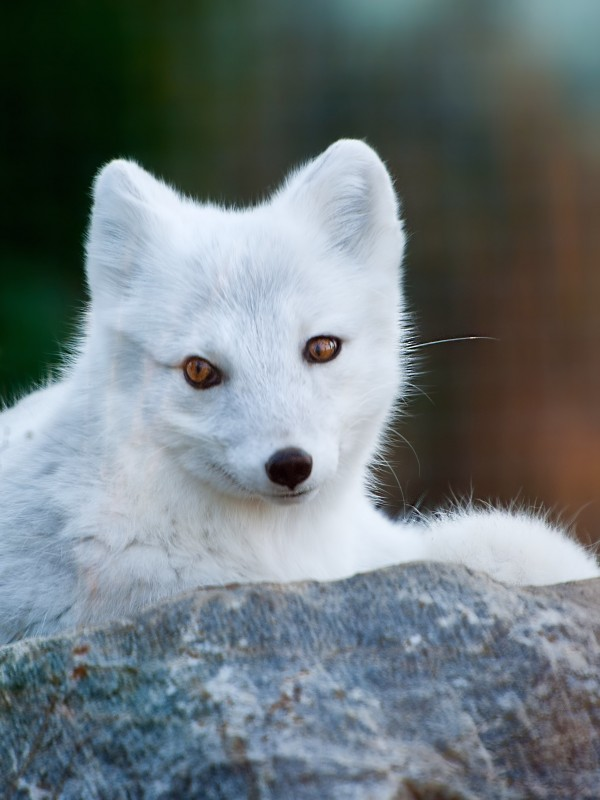
//> input picture hw_2/hw_2/fox.jpg, 600 x 800 px
$ ./test   (built with g++ and OpenCV 4)
//> lines starting //> are read from the running program, lines starting //| are printed output that depends on the picture
#include "opencv2/highgui/highgui.hpp"
#include "opencv2/imgproc/imgproc.hpp"
#include <iostream>
#include <stdio.h>

using namespace std;
using namespace cv;

/**
* @function main
*/
int main(int argc, char** argv)
{
	Mat src, dst;

	/// Load image
	src = imread("fox.jpg", 1);
//> src is the input picture: 800 rows x 600 cols, CV_8UC3; mean B, G, R 122.7, 119.4, 109.1

	if (!src.data)
	{
		return -1;
	}

	/// Separate the image in 3 places ( B, G and R )
	vector<Mat> bgr_planes;
	split(src, bgr_planes);
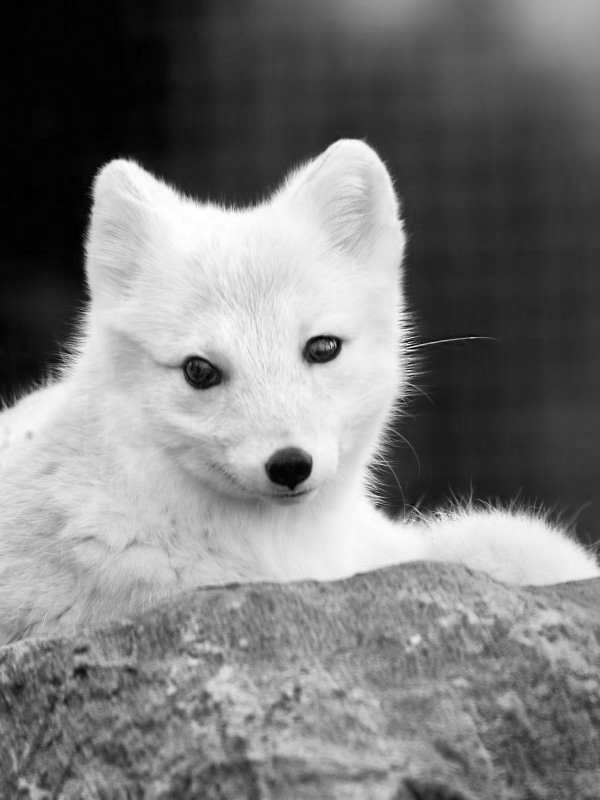
//> bgr_planes[0]: 800 rows x 600 cols, CV_8UC1; min 0, max 255, mean 122.7
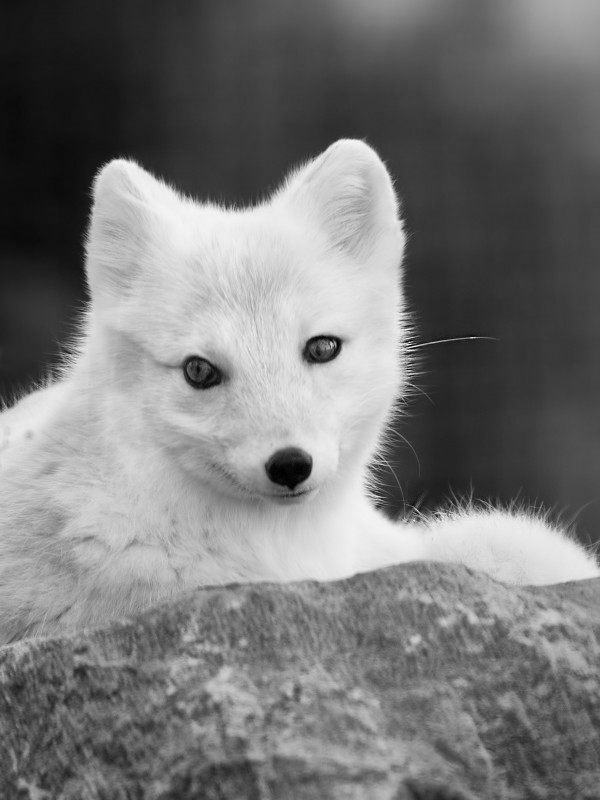
//> bgr_planes[1]: 800 rows x 600 cols, CV_8UC1; min 0, max 247, mean 119.4
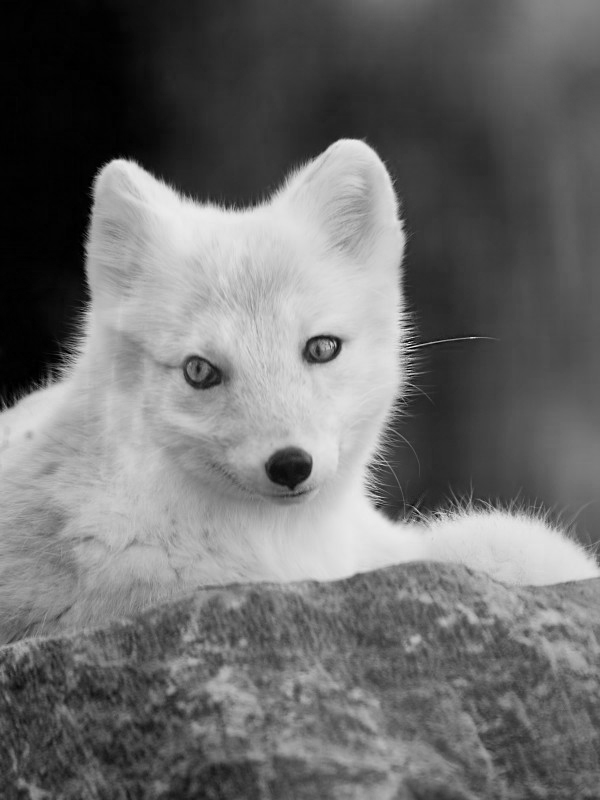
//> bgr_planes[2]: 800 rows x 600 cols, CV_8UC1; min 0, max 236, mean 109.1

	/// Establish the number of bins
	int histSize = 256;

	/// Set the ranges ( for B,G,R) )
	float range[] = { 0, 256 };
	const float* histRange = { range };

	bool uniform = true; bool accumulate = false;

	Mat b_hist, g_hist, r_hist;

	/// Compute the histograms:
	calcHist(&bgr_planes[0], 1, 0, Mat(), b_hist, 1, &histSize, &histRange, uniform, accumulate);
//> b_hist = 256 values, max 11159 at index 3, min 118 at index 0, mean 1875
	calcHist(&bgr_planes[1], 1, 0, Mat(), g_hist, 1, &histSize, &histRange, uniform, accumulate);
//> g_hist = 256 values, max 6038 at index 56, min 0 at index 248, mean 1875
	calcHist(&bgr_planes[2], 1, 0, Mat(), r_hist, 1, &histSize, &histRange, uniform, accumulate);
//> r_hist = 256 values, max 13860 at index 2, min 0 at index 237, mean 1875

	// Draw the histograms for B, G and R
	int hist_w = 512; int hist_h = 400;
	int bin_w = cvRound((double)hist_w / histSize);

	Mat histImage(hist_h, hist_w, CV_8UC3, Scalar(0, 0, 0));

	/// Normalize the result to [ 0, histImage.rows ]
	normalize(b_hist, b_hist, 0, histImage.rows, NORM_MINMAX, -1, Mat());
//> b_hist = 256 values, max 400 at index 3, min 0 at index 0, mean 63.65
	normalize(g_hist, g_hist, 0, histImage.rows, NORM_MINMAX, -1, Mat());
//> g_hist = 256 values, max 400 at index 56, min 0 at index 248, mean 124.2
	normalize(r_hist, r_hist, 0, histImage.rows, NORM_MINMAX, -1, Mat());
//> r_hist = 256 values, max 400 at index 2, min 0 at index 237, mean 54.11

	/// Draw for each channel
	for (int i = 1; i < histSize; i++)
	{
		line(histImage, Point(bin_w*(i - 1), hist_h - cvRound(b_hist.at<float>(i - 1))),
			Point(bin_w*(i), hist_h - cvRound(b_hist.at<float>(i))),
			Scalar(255, 0, 0), 2, 8, 0);
		line(histImage, Point(bin_w*(i - 1), hist_h - cvRound(g_hist.at<float>(i - 1))),
			Point(bin_w*(i), hist_h - cvRound(g_hist.at<float>(i))),
			Scalar(0, 255, 0), 2, 8, 0);
		line(histImage, Point(bin_w*(i - 1), hist_h - cvRound(r_hist.at<float>(i - 1))),
			Point(bin_w*(i), hist_h - cvRound(r_hist.at<float>(i))),
			Scalar(0, 0, 255), 2, 8, 0);
	}
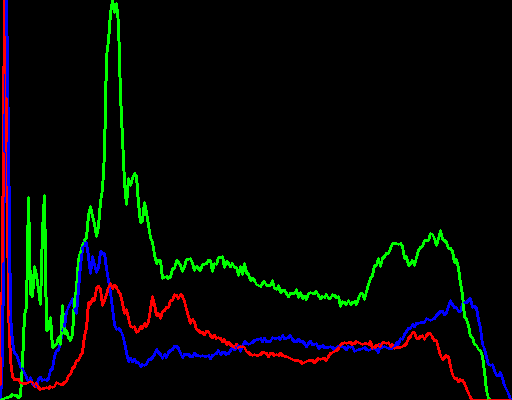
//> histImage: 400 rows x 512 cols, CV_8UC3; mean B, G, R 5.5, 8, 4.8

	/// Display
	namedWindow("calcHist Demo", CV_WINDOW_AUTOSIZE);
	imshow("calcHist Demo", histImage);

	waitKey(0);

	return 0;
}
